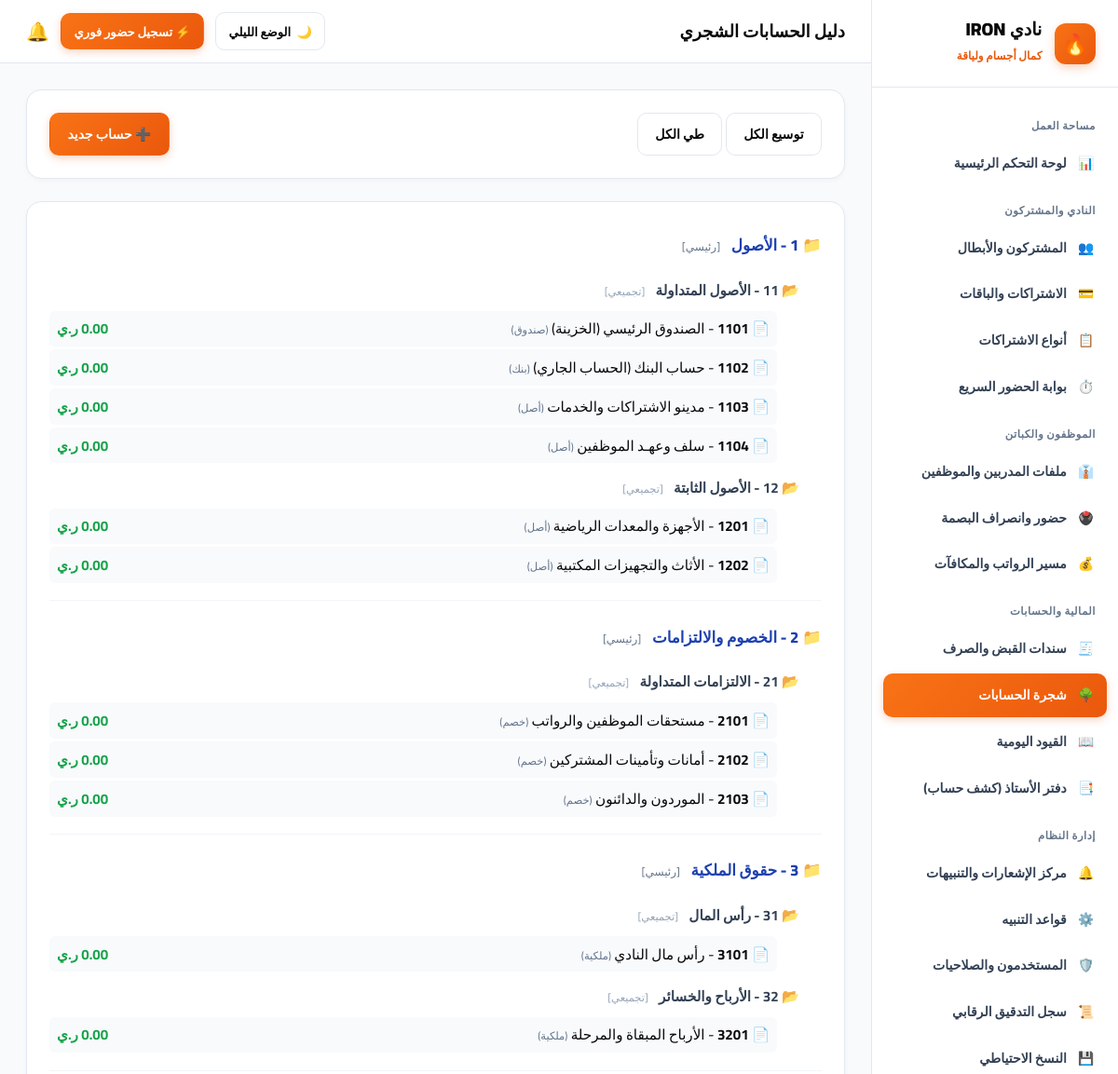
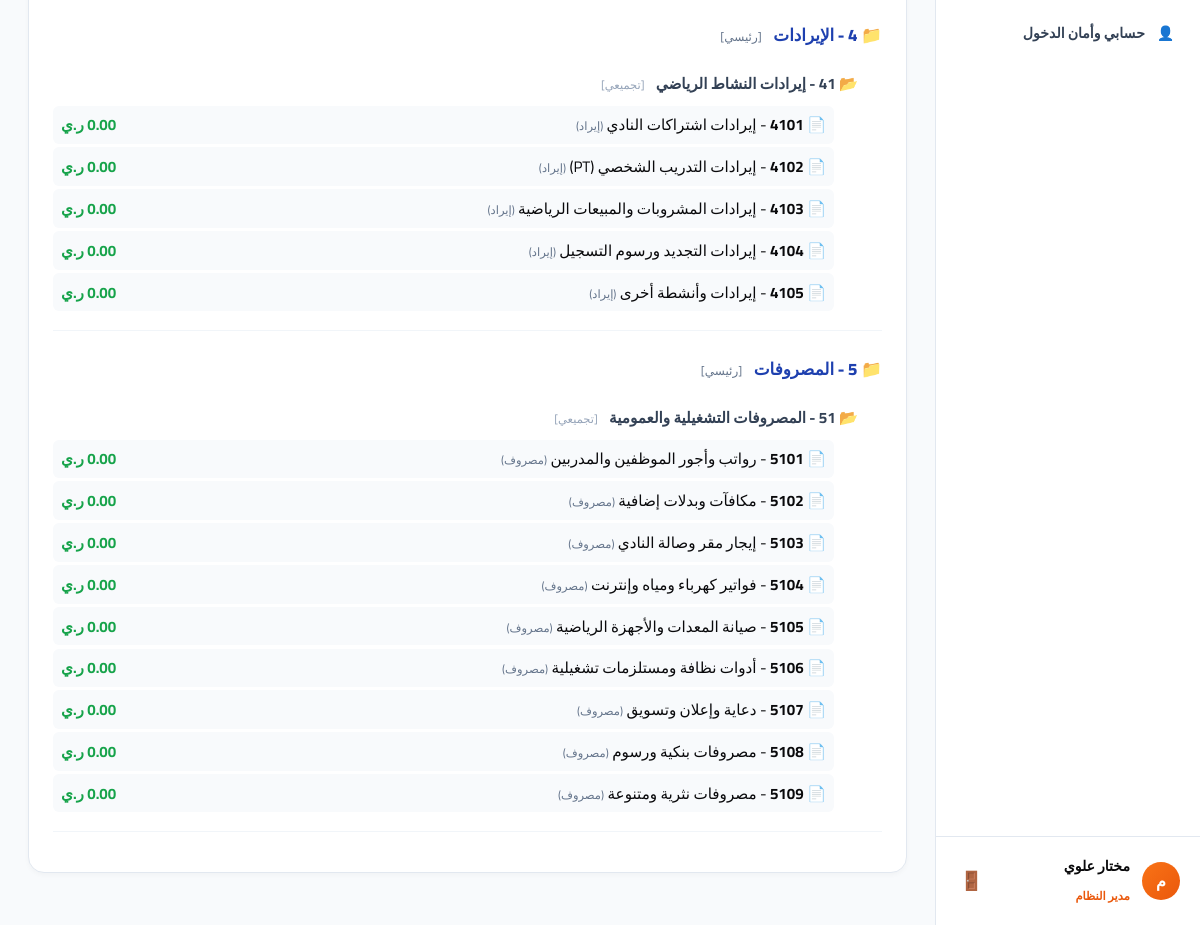
The app's page /accounting/accounts (signed in) with its own data (2 pictures, top to bottom).
### app/models.py (models this page shows, shortened)
class User(UserMixin, db.Model):
    __tablename__ = "users"
    id = db.Column(db.Integer, primary_key=True)
    username = db.Column(db.String(80), unique=True, nullable=False)
    password_hash = db.Column(db.String(255), nullable=False)
    full_name = db.Column(db.String(120), nullable=False)
    role_name = db.Column(db.String(50), default="مدير النظام")
    is_active = db.Column(db.Boolean, default=True)
    created_at = db.Column(db.DateTime, default=datetime.utcnow)

class Account(db.Model):
    __tablename__ = "accounts"
    id = db.Column(db.Integer, primary_key=True)
    code = db.Column(db.String(30), unique=True, nullable=False)
    name = db.Column(db.String(150), nullable=False)
    parent_id = db.Column(db.Integer, db.ForeignKey("accounts.id"), nullable=True)
    node_type = db.Column(db.String(30), default="فرعي")
    is_postable = db.Column(db.Boolean, default=True)
    balance = db.Column(db.Float, default=0.0)
    children = db.relationship("Account", backref=db.backref("parent", remote_side=[id]), lazy=True)

### app/routes/accounting.py (the view)
@accounting_bp.route("/accounts", methods=["GET"])
@login_required
def accounts():
    root_accounts = Account.query.filter_by(parent_id=None).order_by(Account.code.asc()).all()
    all_accounts = Account.query.order_by(Account.code.asc()).all()
    return render_template("accounting/accounts.html", root_accounts=root_accounts, all_accounts=all_accounts)

### app/templates/accounting/accounts.html (shortened to what this page needs)
{% extends "base.html" %}
{% block header_title %}دليل الحسابات الشجري{% endblock %}
{% block content %}
<div class="card" style="display: flex; justify-content: space-between; align-items: center; flex-wrap: wrap; gap: 1rem;">
  <div>
    <button type="button" class="btn btn-secondary" onclick="expandAll()">توسيع الكل</button>
    <button type="button" class="btn btn-secondary" onclick="collapseAll()">طي الكل</button>
  </div>
  <button type="button" class="btn btn-primary" onclick="openModal('addAccountModal')">➕ حساب جديد</button>
</div>
<div class="card">
  <div style="font-family: monospace; font-size: 0.95rem;">
    {% for root in root_accounts %}
      <div style="margin-bottom: 1rem; border-bottom: 1px solid #f1f5f9; padding-bottom: 0.75rem;">
        <div style="font-weight: 800; font-size: 1.05rem; color: #1e40af; cursor: pointer; padding: 0.4rem 0;" onclick="toggleNode('node-{{ root.id }}')">
          📁 {{ root.code }} - {{ root.name }}
          <span style="font-size: 0.75rem; color: #64748b; font-weight: normal; margin-right: 0.5rem;">[{{ root.node_type }}]</span>
        </div>
        <div id="node-{{ root.id }}" style="padding-right: 1.5rem;">
          {% for child in root.children %}
            <div style="margin: 0.4rem 0;">
              <div style="font-weight: 700; color: #334155; cursor: pointer; padding: 0.3rem 0;" onclick="toggleNode('node-{{ child.id }}')">
                📂 {{ child.code }} - {{ child.name }}
                <span style="font-size: 0.72rem; color: #94a3b8; font-weight: normal; margin-right: 0.5rem;">[{{ child.node_type }}]</span>
              </div>
              <div id="node-{{ child.id }}" style="padding-right: 1.5rem;">
                {% for sub in child.children %}
                  <div style="display: flex; justify-content: space-between; align-items: center; padding: 0.3rem 0.5rem; background: #f8fafc; border-radius: 6px; margin: 0.2rem 0;">
                    <span>📄 <strong>{{ sub.code }}</strong> - {{ sub.name }} <span style="font-size: 0.72rem; color: #64748b;">({{ sub.node_type }})</span></span>
                    <span style="font-weight: bold; color: {% if sub.balance >= 0 %}#16a34a{% else %}#dc2626{% endif %};">
                      {{ "{:,.2f}".format(sub.balance) }} ر.ي
                    </span>
                  </div>
                {% endfor %}
              </div>
            </div>
          {% endfor %}
        </div>
      </div>
    {% endfor %}
  </div>
</div>
{% endblock %}

### app/templates/base.html (shortened to what this page needs)
<!doctype html>
<html lang="ar" dir="rtl" data-theme="light">
<head>
  <link rel="stylesheet" href="{{ url_for('static', filename='css/theme-iron.css') }}">
</head>
<body>
  <div class="layout-root">
    <aside class="sidebar">
      <a href="{{ url_for('dashboard.index') }}" class="sidebar-brand">
        <div class="brand-icon">🔥</div>
        <div>
          <strong style="font-size: 1.2rem; display: block; line-height: 1.2; font-weight: 900;">نادي IRON</strong>
          <span style="font-size: 0.75rem; color: var(--primary); font-weight: 800;">كمال أجسام ولياقة</span>
        </div>
      </a>
      <div class="sidebar-nav">
        <div class="nav-group-title">مساحة العمل</div>
        <a href="{{ url_for('dashboard.index') }}" class="nav-link {% if request.path == '/dashboard/' %}active{% endif %}">
          <span>📊</span>
          <span>لوحة التحكم الرئيسية</span>
        </a>
        <div class="nav-group-title">النادي والمشتركون</div>
        <a href="{{ url_for('members.index') }}" class="nav-link {% if '/members' in request.path %}active{% endif %}">
          <span>👥</span>
          <span>المشتركون والأبطال</span>
        </a>
        <a href="{{ url_for('subscriptions.index') }}" class="nav-link {% if request.path == '/subscriptions/' %}active{% endif %}">
          <span>💳</span>
          <span>الاشتراكات والباقات</span>
        </a>
        <a href="{{ url_for('subscriptions.plans') }}" class="nav-link {% if '/subscriptions/plans' in request.path %}active{% endif %}">
          <span>📋</span>
          <span>أنواع الاشتراكات</span>
        </a>
        <a href="{{ url_for('attendance.index') }}" class="nav-link {% if '/member-attendance' in request.path %}active{% endif %}">
          <span>⏱️</span>
          <span>بوابة الحضور السريع</span>
        </a>
        <div class="nav-group-title">الموظفون والكباتن</div>
        <a href="{{ url_for('employees.index') }}" class="nav-link {% if request.path == '/employees/' %}active{% endif %}">
          <span>👔</span>
          <span>ملفات المدربين والموظفين</span>
        </a>
        <a href="{{ url_for('employees.attendance') }}" class="nav-link {% if '/employees/attendance' in request.path %}active{% endif %}">
          <span>🖲️</span>
          <span>حضور وانصراف البصمة</span>
        </a>
        <a href="{{ url_for('employees.payroll') }}" class="nav-link {% if '/employees/payroll' in request.path %}active{% endif %}">
          <span>💰</span>
          <span>مسير الرواتب والمكافآت</span>
        </a>
        <div class="nav-group-title">المالية والحسابات</div>
        <a href="{{ url_for('accounting.vouchers') }}" class="nav-link {% if '/accounting/vouchers' in request.path %}active{% endif %}">
          <span>🧾</span>
          <span>سندات القبض والصرف</span>
        </a>
        <a href="{{ url_for('accounting.accounts') }}" class="nav-link {% if '/accounting/accounts' in request.path %}active{% endif %}">
          <span>🌳</span>
          <span>شجرة الحسابات</span>
        </a>
        <a href="{{ url_for('accounting.journal') }}" class="nav-link {% if '/accounting/journal' in request.path %}active{% endif %}">
          <span>📖</span>
          <span>القيود اليومية</span>
        </a>
        <a href="{{ url_for('accounting.ledger') }}" class="nav-link {% if '/accounting/ledger' in request.path %}active{% endif %}">
          <span>📑</span>
          <span>دفتر الأستاذ (كشف حساب)</span>
        </a>
        <div class="nav-group-title">إدارة النظام</div>
        <a href="{{ url_for('notifications.index') }}" class="nav-link {% if request.path == '/notifications/' %}active{% endif %}">
          <span>🔔</span>
          <span>مركز الإشعارات والتنبيهات</span>
        </a>
        <a href="{{ url_for('notifications.rules') }}" class="nav-link {% if '/notifications/rules' in request.path %}active{% endif %}">
          <span>⚙️</span>
          <span>قواعد التنبيه</span>
        </a>
        <a href="{{ url_for('auth.users') }}" class="nav-link {% if '/auth/users' in request.path %}active{% endif %}">
          <span>🛡️</span>
          <span>المستخدمون والصلاحيات</span>
        </a>
        <a href="{{ url_for('system.audit') }}" class="nav-link {% if '/system/audit' in request.path %}active{% endif %}">
          <span>📜</span>
          <span>سجل التدقيق الرقابي</span>
        </a>
        <a href="{{ url_for('system.backup') }}" class="nav-link {% if '/system/backup' in request.path %}active{% endif %}">
          <span>💾</span>
          <span>النسخ الاحتياطي</span>
        </a>
        <a href="{{ url_for('auth.profile') }}" class="nav-link {% if '/auth/profile' in request.path %}active{% endif %}">
          <span>👤</span>
          <span>حسابي وأمان الدخول</span>
        </a>
      </div>
      <div class="sidebar-user">
        <div class="user-info">
          <div class="user-avatar">{{ current_user.full_name[0] if current_user.is_authenticated else 'م' }}</div>
          <div>
            <strong style="font-size: 0.88rem; display: block; font-weight: 900;">{{ current_user.full_name if current_user.is_authenticated else 'مستخدم' }}</strong>
            <span style="font-size: 0.72rem; color: var(--primary); font-weight: 800;">{{ current_user.role_name if current_user.is_authenticated else 'مدير الصالة' }}</span>
          </div>
        </div>
        <form method="POST" action="{{ url_for('auth.logout') }}">
          <button type="submit" title="تسجيل الخروج" style="background: none; border: none; cursor: pointer; color: var(--text-caption); font-size: 1.15rem; padding: 4px;">
            🚪
          </button>
        </form>
      </div>
    </aside>
    <div class="main-wrapper">
      <header class="topbar">
        <div>
          <h1 style="font-size: 1.15rem; margin: 0; font-weight: 900; color: var(--text-main);">
            {% block header_title %}نظام إدارة صالة كمال الأجسام واللياقة البدنية{% endblock %}
          </h1>
        </div>
        <div style="display: flex; align-items: center; gap: 0.75rem;">
          <button type="button" class="theme-switch-btn" id="themeToggleBtn" onclick="toggleTheme()" title="التبديل بين الوضع الليلي والنهاري">
            <span id="themeBtnIcon">🌙</span>
            <span id="themeBtnText">الوضع الليلي</span>
          </button>
          <a href="{{ url_for('attendance.index') }}" class="btn btn-primary" style="font-size: 0.82rem; padding: 0.4rem 0.85rem;">
            ⚡ تسجيل حضور فوري
          </a>
          <a href="{{ url_for('notifications.index') }}" title="الإشعارات" style="text-decoration: none; font-size: 1.25rem; position: relative;">
            🔔
          </a>
        </div>
      </header>
      <main class="content-area">
        {% block content %}{% endblock %}
      </main>
    </div>
  </div>
</body>
</html>

### app/static/css/theme-iron.css (style rules this page uses)
:root, html[data-theme="light"] { --primary: #ea580c; --primary-hover: #c2410c; --primary-gradient: linear-gradient(135deg, #f97316, #ea580c); --primary-glow: rgba(234, 88, 12, 0.25); --body-bg: #f8fafc; --card-bg: #ffffff; --card-border: #e2e8f0; --sidebar-bg: #ffffff; --sidebar-border: #e2e8f0; --topbar-bg: #ffffff; --topbar-border: #e2e8f0; --text-main: #09090b; --text-muted: #334155; --text-caption: #64748b; --badge-fire-bg: #fff7ed; --badge-fire-border: #fed7aa; --badge-fire-text: #c2410c; --badge-success-bg: #dcfce7; --badge-success-text: #166534; --badge-danger-bg: #fee2e2; --badge-danger-text: #991b1b; --badge-warning-bg: #fef3c7; --badge-warning-text: #92400e; --input-bg: #ffffff; --input-border: #cbd5e1; --input-focus: #ea580c; --table-hover: #f1f5f9; --table-th-bg: #f8fafc; }
* { font-family: 'Cairo', system-ui, -apple-system, sans-serif !important; box-sizing: border-box; }
body { background-color: var(--body-bg); color: var(--text-main); margin: 0; min-height: 100vh; transition: background-color 0.2s ease, color 0.2s ease; }
.layout-root { display: flex; min-height: 100vh; }
.sidebar { width: 265px; background: var(--sidebar-bg); border-left: 1.5px solid var(--sidebar-border); display: flex; flex-direction: column; flex-shrink: 0; transition: all 0.2s ease; }
.sidebar-brand { padding: 1.25rem 1.5rem; display: flex; align-items: center; gap: 0.85rem; border-bottom: 1.5px solid var(--sidebar-border); text-decoration: none; color: var(--text-main); }
.brand-icon { width: 44px; height: 44px; background: var(--primary-gradient); color: #fff; border-radius: 12px; display: grid; place-items: center; font-weight: 900; font-size: 1.35rem; box-shadow: 0 4px 10px var(--primary-glow); }
.sidebar-nav { padding: 1rem 0.75rem; flex: 1; overflow-y: auto; }
.nav-group-title { font-size: 0.72rem; font-weight: 800; color: var(--text-caption); text-transform: uppercase; letter-spacing: 0.5px; padding: 0.85rem 0.75rem 0.35rem; }
.nav-link { display: flex; align-items: center; gap: 0.75rem; padding: 0.65rem 0.85rem; color: var(--text-muted); text-decoration: none; border-radius: 10px; font-weight: 700; font-size: 0.88rem; margin-bottom: 3px; transition: all 0.15s ease; }
.nav-link.active { background: var(--primary-gradient); color: #ffffff; font-weight: 800; box-shadow: 0 3px 8px var(--primary-glow); }
.sidebar-user { padding: 1rem 1.25rem; border-top: 1.5px solid var(--sidebar-border); display: flex; align-items: center; justify-content: space-between; background: var(--sidebar-bg); }
.user-info { display: flex; align-items: center; gap: 0.75rem; }
.user-avatar { width: 38px; height: 38px; background: var(--primary-gradient); color: #fff; border-radius: 50%; display: grid; place-items: center; font-weight: 900; font-size: 1rem; }
.main-wrapper { flex: 1; display: flex; flex-direction: column; min-width: 0; }
.topbar { height: 68px; background: var(--topbar-bg); border-bottom: 1.5px solid var(--topbar-border); display: flex; align-items: center; justify-content: space-between; padding: 0 1.75rem; transition: all 0.2s ease; }
.content-area { padding: 1.75rem; flex: 1; }
.card { background: var(--card-bg); border: 1.5px solid var(--card-border); border-radius: 16px; padding: 1.5rem; margin-bottom: 1.5rem; box-shadow: 0 2px 5px rgba(0,0,0,0.03); transition: all 0.2s ease; }
.btn { display: inline-flex; align-items: center; gap: 0.5rem; padding: 0.55rem 1.15rem; border-radius: 10px; font-weight: 800; font-size: 0.88rem; cursor: pointer; border: 1.5px solid transparent; text-decoration: none; transition: all 0.15s ease; }
.btn-primary { background: var(--primary-gradient); color: #fff; box-shadow: 0 3px 8px var(--primary-glow); }
.btn-secondary { background: var(--card-bg); color: var(--text-main); border-color: var(--card-border); }
.theme-switch-btn { background: var(--card-bg); border: 1.5px solid var(--card-border); color: var(--text-main); padding: 0.45rem 0.85rem; border-radius: 10px; font-size: 0.82rem; font-weight: 800; cursor: pointer; display: inline-flex; align-items: center; gap: 0.4rem; transition: all 0.15s ease; }

### records on screen
User: is_active+full_name "م", is_active+full_name "مختار علوي", is_active+role_name "مدير النظام"
Account: name "الأصول", node_type "رئيسي"
Account: name "الأصول المتداولة", node_type "تجميعي"
Account: code "1101", name "الصندوق الرئيسي (الخزينة)", node_type "صندوق", balance "0.00"
Account: code "1102", name "حساب البنك (الحساب الجاري)", node_type "بنك", balance "0.00"
Account: code "1103", name "مدينو الاشتراكات والخدمات", node_type "أصل", balance "0.00"
Account: code "1104", name "سلف وعهـد الموظفين", node_type "أصل", balance "0.00"
Account: name "الأصول الثابتة", node_type "تجميعي"
Account: code "1201", name "الأجهزة والمعدات الرياضية", node_type "أصل", balance "0.00"
Account: code "1202", name "الأثاث والتجهيزات المكتبية", node_type "أصل", balance "0.00"
Account: name "الخصوم والالتزامات", node_type "رئيسي"
Account: name "الالتزامات المتداولة", node_type "تجميعي"
Account: code "2101", name "مستحقات الموظفين والرواتب", node_type "خصم", balance "0.00"
Account: code "2102", name "أمانات وتأمينات المشتركين", node_type "خصم", balance "0.00"
Account: code "2103", name "الموردون والدائنون", node_type "خصم", balance "0.00"
Account: code "3", name "حقوق الملكية", node_type "رئيسي"
Account: name "رأس المال", node_type "تجميعي"
Account: code "3101", name "رأس مال النادي", node_type "ملكية", balance "0.00"
Account: name "الأرباح والخسائر", node_type "تجميعي"
Account: code "3201", name "الأرباح المبقاة والمرحلة", node_type "ملكية", balance "0.00"
Account: code "4", name "الإيرادات", node_type "رئيسي"
Account: name "إيرادات النشاط الرياضي", node_type "تجميعي"
Account: code "4101", name "إيرادات اشتراكات النادي", node_type "إيراد", balance "0.00"
Account: code "4102", name "إيرادات التدريب الشخصي (PT)", node_type "إيراد", balance "0.00"
Account: code "4103", name "إيرادات المشروبات والمبيعات الرياضية", node_type "إيراد", balance "0.00"
Account: code "4104", name "إيرادات التجديد ورسوم التسجيل", node_type "إيراد", balance "0.00"
Account: code "4105", name "إيرادات وأنشطة أخرى", node_type "إيراد", balance "0.00"
Account: code "5", name "المصروفات", node_type "رئيسي"
Account: name "المصروفات التشغيلية والعمومية", node_type "تجميعي"
Account: code "5101", name "رواتب وأجور الموظفين والمدربين", node_type "مصروف", balance "0.00"
Account: code "5102", name "مكافآت وبدلات إضافية", node_type "مصروف", balance "0.00"
Account: code "5103", name "إيجار مقر وصالة النادي", node_type "مصروف", balance "0.00"
Account: code "5104", name "فواتير كهرباء ومياه وإنترنت", node_type "مصروف", balance "0.00"
Account: code "5105", name "صيانة المعدات والأجهزة الرياضية", node_type "مصروف", balance "0.00"
Account: code "5106", name "أدوات نظافة ومستلزمات تشغيلية", node_type "مصروف", balance "0.00"
Account: code "5107", name "دعاية وإعلان وتسويق", node_type "مصروف", balance "0.00"
Account: code "5108", name "مصروفات بنكية ورسوم", node_type "مصروف", balance "0.00"
Account: code "5109", name "مصروفات نثرية ومتنوعة", node_type "مصروف", balance "0.00"
